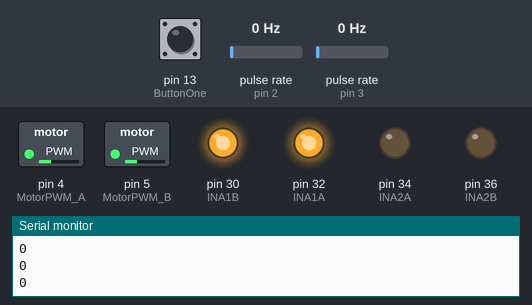
The sketch below on a simulated Arduino Mega 2560, built with avr-gcc and run on an emulated ATmega2560. Parts: switched loads named in the sketch (green lamp = pin HIGH), output pins drawn as LEDs (lit = HIGH), the last lines printed to the serial monitor. Wiring (inferred from the names in the program): 2 × pulse sensor: data pin 2 / data pin 3. The test bench sets the inputs (shaded band); at power-on: pulse rate (sensors on pin 3, pin 2) 0 Hz, pin 13 (ButtonOne) HIGH.

Above: at 3.2 s.
3.3 s: pulse rate (sensor on pin 3) set to 4 Hz
At 3.72 s:
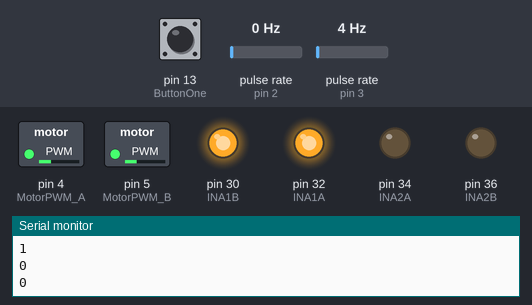
6.3 s: pulse rate (sensor on pin 2) set to 50 Hz
9.3 s: pulse rate (sensor on pin 3) set to 100 Hz
12.3 s: pulse rate (sensor on pin 2) set to 100 Hz
At 13.0 s:
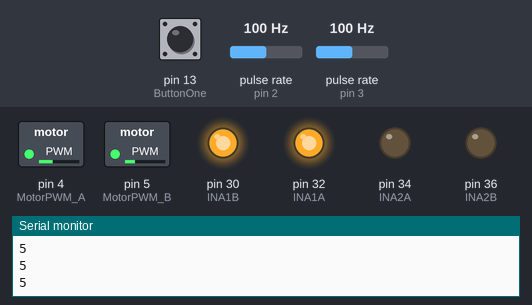
15.3 s: pulse rate (sensor on pin 3) set to 50 Hz
18.3 s: pin 13 (ButtonOne) pulled LOW for 0.15 s
At 18.9 s:
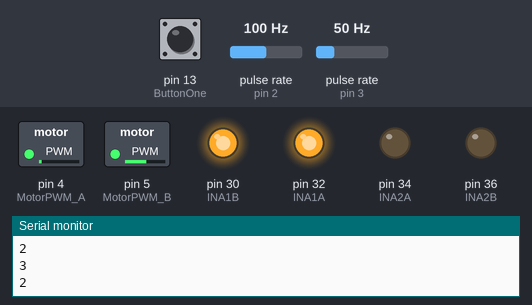
Timing chart, 0 to 24.4 s (numbered marks = the images above; inputs shaded):
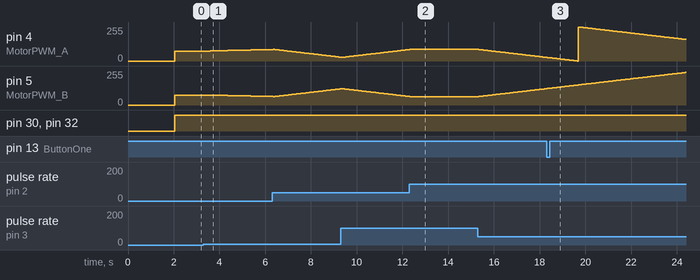

The sketch:

CS328_LAB4_Redo.ino
```cpp
#define MotorPWM_A 4 //left motor
#define MotorPWM_B 5 //right motor

#define ButtonOne 13

#define INA1A 32
#define INA2A 34
#define INA1B 30
#define INA2B 36
int16_t LeftSpeed = 75;
int16_t RightSpeed = 75;
int16_t PWM_Speed = 0;
int16_t current_Time = 0;


#define EncoderOne 3
#define EncoderTwo 2
static volatile int16_t countOne=0;
static volatile int16_t countTwo=0;
int16_t tickLeft = 0;
int16_t tickRight = 0;

float rotation = 3.125;
float rpmRight=0;
float rpmLeft=0;

void Forward(int &lSpeed, int &rSpeed, int rpmR, int rpmL);
void Forward(int speed);
void Stop();
void Reverse(int speed);
void CounterOne()
{
  countOne++;
  tickRight++;
}
void CounterTwo()
{
    countTwo++;
    tickLeft++;
}
void setup() {

  pinMode(EncoderOne, INPUT_PULLUP);
  pinMode(EncoderTwo, INPUT_PULLUP);
  attachInterrupt(digitalPinToInterrupt(EncoderOne), CounterOne, FALLING);
  attachInterrupt(digitalPinToInterrupt(EncoderTwo), CounterTwo, FALLING);

    pinMode(MotorPWM_A, OUTPUT);
    pinMode(MotorPWM_B, OUTPUT);
    pinMode(INA1A, OUTPUT);
    pinMode(INA2A, OUTPUT);
    pinMode(INA1B, OUTPUT);
    pinMode(INA2B, OUTPUT);

    pinMode(ButtonOne, INPUT_PULLUP);
    Serial.begin(9600);
    delay(2000);

}
void loop(){
 int time  = millis();
 countOne =0;
 countTwo =0;
  delay(50);
//8.17" per tire rotation
//alleged 192 ticks per tire rotation, for us closer to 175??

   Forward(LeftSpeed, RightSpeed, countOne, countTwo);
   if(digitalRead(ButtonOne) == LOW ) {tickLeft = 335; tickRight = 335; }
   if(tickLeft > 800 && tickRight > 800) Forward(0);

   Serial.println(countOne);

}
// Method: Forward
// Input: L&R speed – value [0-255] | L&R RPM - value to compare L&R motor speed
// Rotate the motors in a clockwise fashion
void Forward(int &lSpeed, int &rSpeed, int rpmR, int rpmL)
{
if(rpmR > rpmL) {rSpeed--; lSpeed++;}
else if(rpmL > rpmR) {lSpeed--; rSpeed++;}

  analogWrite(MotorPWM_A, lSpeed);
  analogWrite(MotorPWM_B, rSpeed);

  // Left Motor
  digitalWrite(INA1A, HIGH);
  digitalWrite(INA2A, LOW);

  // Right Motor
  digitalWrite(INA1B, HIGH);
  digitalWrite(INA2B, LOW);
}


void Forward(int speed)
{
  analogWrite(MotorPWM_A, speed);
  analogWrite(MotorPWM_B, speed);

  // Left Motor
  digitalWrite(INA1A, HIGH);
  digitalWrite(INA2A, LOW);

  // Right Motor
  digitalWrite(INA1B, HIGH);
  digitalWrite(INA2B, LOW);
}
void Reverse(int speed)
{
  analogWrite(MotorPWM_A, speed);
  analogWrite(MotorPWM_B, speed);

  // Left Motor
  digitalWrite(INA1A, LOW);
  digitalWrite(INA2A, HIGH);

 // Right Motor
  digitalWrite(INA1B, LOW);
  digitalWrite(INA2B, HIGH);
}

void Stop()
{


  // Left Motor
  digitalWrite(INA1A, LOW);
  digitalWrite(INA2A, HIGH);

 // Right Motor
  digitalWrite(INA1B, LOW);
  digitalWrite(INA2B, HIGH);

 analogWrite(MotorPWM_A, 0);
  analogWrite(MotorPWM_B, 0);

}
```

Measured:
- after the input at 3.3 s, pin 4 (MotorPWM_A): moves from 75/255 to 86/255 over 2.5 s, starting after 0.30 s; pin 5 (MotorPWM_B): moves from 75/255 to 64/255 over 2.5 s, starting after 0.30 s
- after the input at 12.3 s, pin 4 (MotorPWM_A): goes on until 12.3 s, then stays 87/255; pin 5 (MotorPWM_B): goes on until 12.3 s, then stays 63/255
